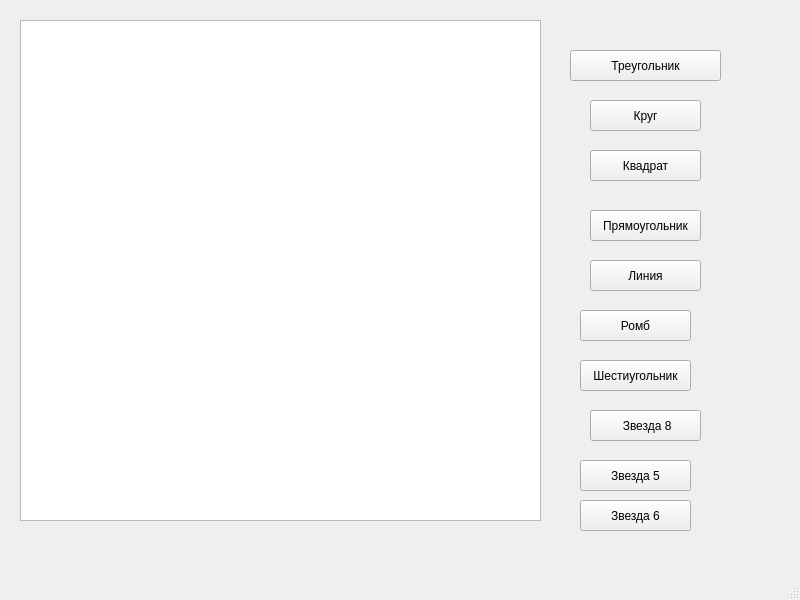
<?xml version="1.0" encoding="UTF-8"?>
<ui version="4.0">
 <class>MainWindow</class>
 <widget class="QMainWindow" name="MainWindow">
  <property name="geometry">
   <rect>
    <x>0</x>
    <y>0</y>
    <width>800</width>
    <height>600</height>
   </rect>
  </property>
  <property name="windowTitle">
   <string>MainWindow</string>
  </property>
  <widget class="QWidget" name="centralwidget">
   <widget class="QGraphicsView" name="graphicsView">
    <property name="geometry">
     <rect>
      <x>20</x>
      <y>20</y>
      <width>521</width>
      <height>501</height>
     </rect>
    </property>
   </widget>
   <widget class="QPushButton" name="pushButton">
    <property name="geometry">
     <rect>
      <x>570</x>
      <y>50</y>
      <width>151</width>
      <height>31</height>
     </rect>
    </property>
    <property name="text">
     <string>Треугольник</string>
    </property>
   </widget>
   <widget class="QPushButton" name="pushButton_2">
    <property name="geometry">
     <rect>
      <x>590</x>
      <y>100</y>
      <width>111</width>
      <height>31</height>
     </rect>
    </property>
    <property name="text">
     <string>Круг</string>
    </property>
   </widget>
   <widget class="QPushButton" name="pushButton_3">
    <property name="geometry">
     <rect>
      <x>590</x>
      <y>150</y>
      <width>111</width>
      <height>31</height>
     </rect>
    </property>
    <property name="text">
     <string>Квадрат</string>
    </property>
   </widget>
   <widget class="QPushButton" name="pushButton_4">
    <property name="geometry">
     <rect>
      <x>590</x>
      <y>210</y>
      <width>111</width>
      <height>31</height>
     </rect>
    </property>
    <property name="text">
     <string>Прямоугольник</string>
    </property>
   </widget>
   <widget class="QPushButton" name="pushButton_5">
    <property name="geometry">
     <rect>
      <x>590</x>
      <y>260</y>
      <width>111</width>
      <height>31</height>
     </rect>
    </property>
    <property name="text">
     <string>Линия</string>
    </property>
   </widget>
   <widget class="QPushButton" name="pushButton_6">
    <property name="geometry">
     <rect>
      <x>580</x>
      <y>310</y>
      <width>111</width>
      <height>31</height>
     </rect>
    </property>
    <property name="text">
     <string>Ромб</string>
    </property>
   </widget>
   <widget class="QPushButton" name="pushButton_7">
    <property name="geometry">
     <rect>
      <x>580</x>
      <y>360</y>
      <width>111</width>
      <height>31</height>
     </rect>
    </property>
    <property name="text">
     <string>Шестиугольник</string>
    </property>
   </widget>
   <widget class="QPushButton" name="pushButton_8">
    <property name="geometry">
     <rect>
      <x>590</x>
      <y>410</y>
      <width>111</width>
      <height>31</height>
     </rect>
    </property>
    <property name="text">
     <string> Звезда 8</string>
    </property>
   </widget>
   <widget class="QPushButton" name="pushButton_9">
    <property name="geometry">
     <rect>
      <x>580</x>
      <y>460</y>
      <width>111</width>
      <height>31</height>
     </rect>
    </property>
    <property name="text">
     <string>Звезда 5</string>
    </property>
   </widget>
   <widget class="QPushButton" name="pushButton_10">
    <property name="geometry">
     <rect>
      <x>580</x>
      <y>500</y>
      <width>111</width>
      <height>31</height>
     </rect>
    </property>
    <property name="text">
     <string>Звезда 6</string>
    </property>
   </widget>
  </widget>
  <widget class="QMenuBar" name="menubar">
   <property name="geometry">
    <rect>
     <x>0</x>
     <y>0</y>
     <width>800</width>
     <height>27</height>
    </rect>
   </property>
  </widget>
  <widget class="QStatusBar" name="statusbar"/>
 </widget>
 <resources/>
 <connections/>
</ui>
